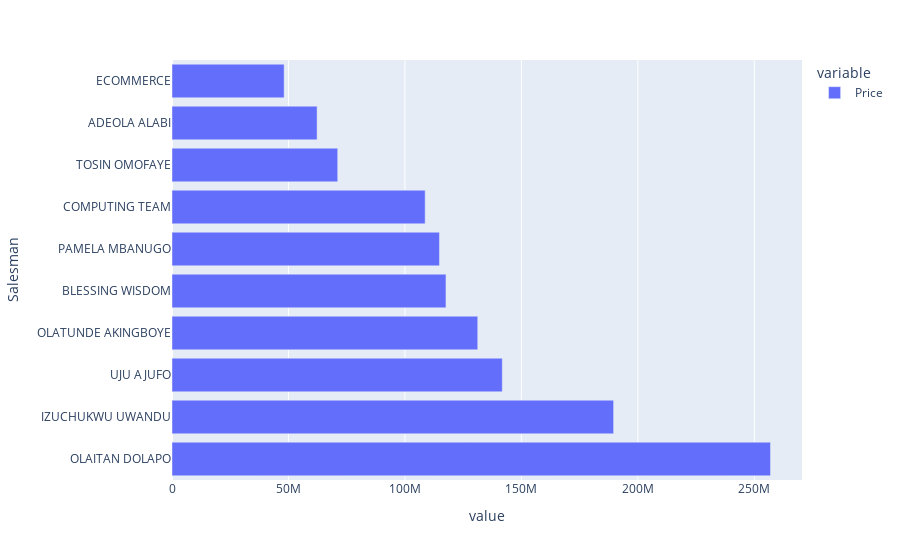

Here is the notebook cell this chart was saved with:
### Code cell
fig=px.bar(sm_data,orientation='h')
fig.show()

### Figure 1 — Plotly figure (JSON) as saved in the notebook; plotly's stock layout.template omitted (floating-point values rounded to 4 significant figures)
{"data": [{"alignmentgroup": "True", "hovertemplate": "variable=Price<br>value=%{x}<br>Salesman=%{y}<extra></extra>", "legendgroup": "Price", "marker": {"color": "#636efa", "pattern": {"shape": ""}}, "name": "Price", "offsetgroup": "Price", "orientation": "h", "showlegend": true, "textposition": "auto", "type": "bar", "x": [256945436, 189590875, 141798671, 131300000.0, 117600000.0, 114825700, 108700000.0, 71148420, 62292314, 48141885], "xaxis": "x", "y": ["OLAITAN DOLAPO", "IZUCHUKWU UWANDU", "UJU AJUFO", "OLATUNDE AKINGBOYE", "BLESSING WISDOM", "PAMELA MBANUGO", "COMPUTING TEAM", "TOSIN OMOFAYE", "ADEOLA ALABI", "ECOMMERCE"], "yaxis": "y"}], "layout": {"barmode": "relative", "legend": {"title": {"text": "variable"}, "tracegroupgap": 0}, "margin": {"t": 60}, "xaxis": {"anchor": "y", "domain": [0, 1], "title": {"text": "value"}}, "yaxis": {"anchor": "x", "domain": [0, 1], "title": {"text": "Salesman"}}}}
